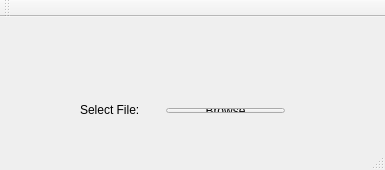
<?xml version="1.0" encoding="UTF-8"?>
<ui version="4.0">
 <class>MainWindow</class>
 <widget class="QMainWindow" name="MainWindow">
  <property name="geometry">
   <rect>
    <x>0</x>
    <y>0</y>
    <width>385</width>
    <height>170</height>
   </rect>
  </property>
  <property name="windowTitle">
   <string>MainWindow</string>
  </property>
  <widget class="QWidget" name="centralWidget">
   <widget class="QLabel" name="label">
    <property name="geometry">
     <rect>
      <x>80</x>
      <y>80</y>
      <width>61</width>
      <height>25</height>
     </rect>
    </property>
    <property name="text">
     <string>Select File:</string>
    </property>
   </widget>
   <widget class="QWidget" name="">
    <property name="geometry">
     <rect>
      <x>155</x>
      <y>80</y>
      <width>141</width>
      <height>27</height>
     </rect>
    </property>
    <layout class="QHBoxLayout" name="horizontalLayout_2">
     <item>
      <layout class="QHBoxLayout" name="horizontalLayout">
       <item>
        <widget class="QPushButton" name="pushButton">
         <property name="text">
          <string>Browse</string>
         </property>
        </widget>
       </item>
      </layout>
     </item>
    </layout>
   </widget>
  </widget>
  <widget class="QMenuBar" name="menuBar">
   <property name="geometry">
    <rect>
     <x>0</x>
     <y>0</y>
     <width>385</width>
     <height>21</height>
    </rect>
   </property>
  </widget>
  <widget class="QToolBar" name="mainToolBar">
   <attribute name="toolBarArea">
    <enum>TopToolBarArea</enum>
   </attribute>
   <attribute name="toolBarBreak">
    <bool>false</bool>
   </attribute>
  </widget>
  <widget class="QStatusBar" name="statusBar"/>
 </widget>
 <layoutdefault spacing="6" margin="11"/>
 <resources/>
 <connections/>
</ui>
